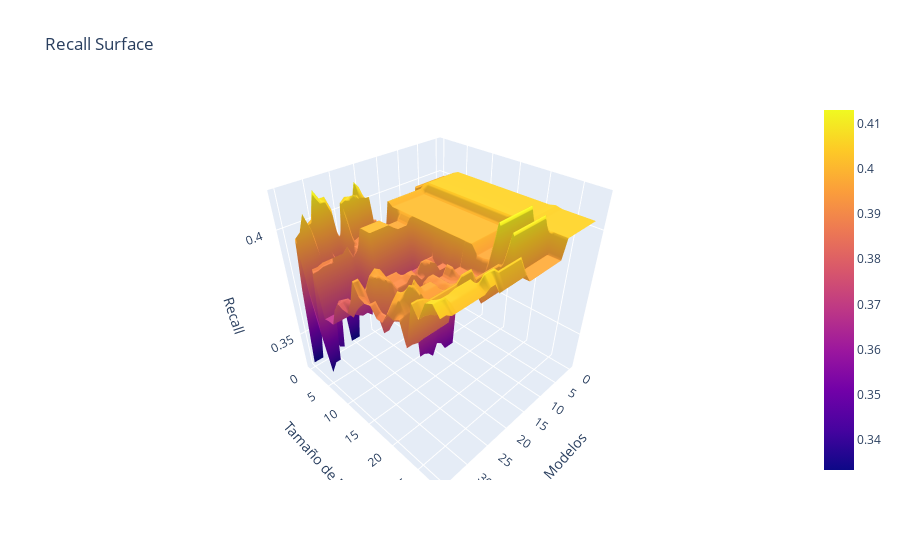

Notebook code for this chart:
### Code cell
fig3 = go.Figure(data=[go.Surface(z=n_est_mod_results['Recall'])])

fig3.update_layout(title='Recall Surface', autosize=True,
                   scene = dict(xaxis_title='Modelos',
                                yaxis_title='Tamaño de N',
                                zaxis_title='Recall'))

fig3.show()
fig3.write_html('Rec_Tree_Dim.html')

### Figure 1 — Plotly figure (JSON) as saved in the notebook; plotly's stock layout.template omitted (floating-point values rounded to 4 significant figures; data arrays with more than 128 entries replaced by an {"elided": "..."} marker saying what was removed)
{"data": [{"type": "surface", "z": {"elided": "29x36 float values"}}], "layout": {"autosize": true, "scene": {"xaxis": {"title": {"text": "Modelos"}}, "yaxis": {"title": {"text": "Tamaño de N"}}, "zaxis": {"title": {"text": "Recall"}}}, "title": {"text": "Recall Surface"}}}
